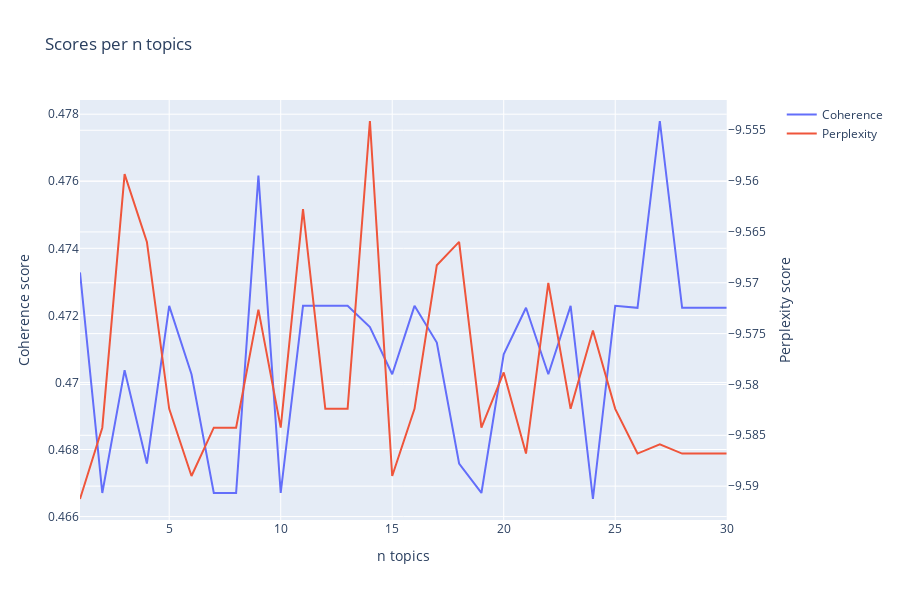

This figure's notebook cell:
### Markdown cell above
* We test various N topics in order to calculate the coherence and perplexity scores:

### Code cell
topics_range = list(range(1,31))
coherence_scores = list()
perplexity_scores = list()
lda_models = list()

for n_topics in topics_range:

    lda_model = LdaMulticore(
        corpus=corpus,
        id2word=dictionary,
        num_topics=NUM_TOPICS,
        random_state=42,
        passes=10,
        workers=24
        )

    lda_models.append(lda_model)
    perplexity_scores.append(lda_model.log_perplexity(corpus))

    coherence_model = CoherenceModel(
        model=lda_model, 
        texts=texts,
        dictionary=dictionary,
        coherence='c_v'
        )

    coherence_scores.append(coherence_model.get_coherence())

fig = make_subplots(specs=[[{"secondary_y": True}]])
fig.add_trace(
    go.Scatter(x=topics_range, y=coherence_scores, name='Coherence'),
    secondary_y=False,
)
fig.add_trace(
    go.Scatter(x=topics_range, y=perplexity_scores, name='Perplexity'),
    secondary_y=True,
)
fig.update_layout(
    title_text=f"Scores per n topics"
)
fig.update_xaxes(title_text='n topics')
fig.update_yaxes(title_text="Coherence score", secondary_y=False)
fig.update_yaxes(title_text="Perplexity score", secondary_y=True)
fig.update_layout(height=600)
fig.show()

### Figure 1 — Plotly figure (JSON) as saved in the notebook; plotly's stock layout.template omitted (floating-point values rounded to 4 significant figures)
{"data": [{"name": "Coherence", "type": "scatter", "x": [1, 2, 3, 4, 5, 6, 7, 8, 9, 10, 11, 12, 13, 14, 15, 16, 17, 18, 19, 20, 21, 22, 23, 24, 25, 26, 27, 28, 29, 30], "xaxis": "x", "y": [0.4733, 0.4667, 0.4704, 0.4676, 0.4723, 0.4702, 0.4667, 0.4667, 0.4762, 0.4667, 0.4723, 0.4723, 0.4723, 0.4717, 0.4702, 0.4723, 0.4712, 0.4676, 0.4667, 0.4708, 0.4722, 0.4702, 0.4723, 0.4665, 0.4723, 0.4722, 0.4778, 0.4722, 0.4722, 0.4722], "yaxis": "y"}, {"name": "Perplexity", "type": "scatter", "x": [1, 2, 3, 4, 5, 6, 7, 8, 9, 10, 11, 12, 13, 14, 15, 16, 17, 18, 19, 20, 21, 22, 23, 24, 25, 26, 27, 28, 29, 30], "xaxis": "x", "y": [-9.591, -9.584, -9.559, -9.566, -9.582, -9.589, -9.584, -9.584, -9.573, -9.584, -9.563, -9.582, -9.582, -9.554, -9.589, -9.582, -9.568, -9.566, -9.584, -9.579, -9.587, -9.57, -9.582, -9.575, -9.582, -9.587, -9.586, -9.587, -9.587, -9.587], "yaxis": "y2"}], "layout": {"height": 600, "title": {"text": "Scores per n topics"}, "xaxis": {"anchor": "y", "domain": [0, 0.94], "title": {"text": "n topics"}}, "yaxis": {"anchor": "x", "domain": [0, 1], "title": {"text": "Coherence score"}}, "yaxis2": {"anchor": "x", "overlaying": "y", "side": "right", "title": {"text": "Perplexity score"}}}}
